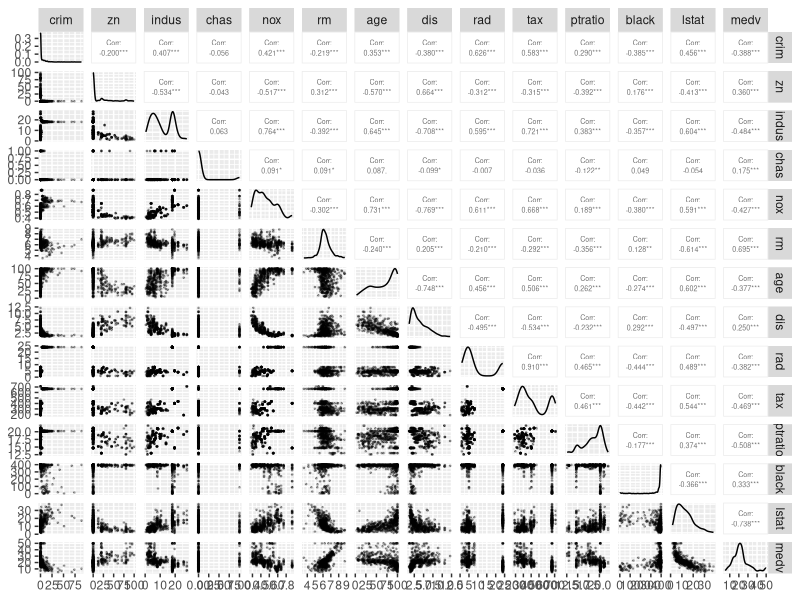
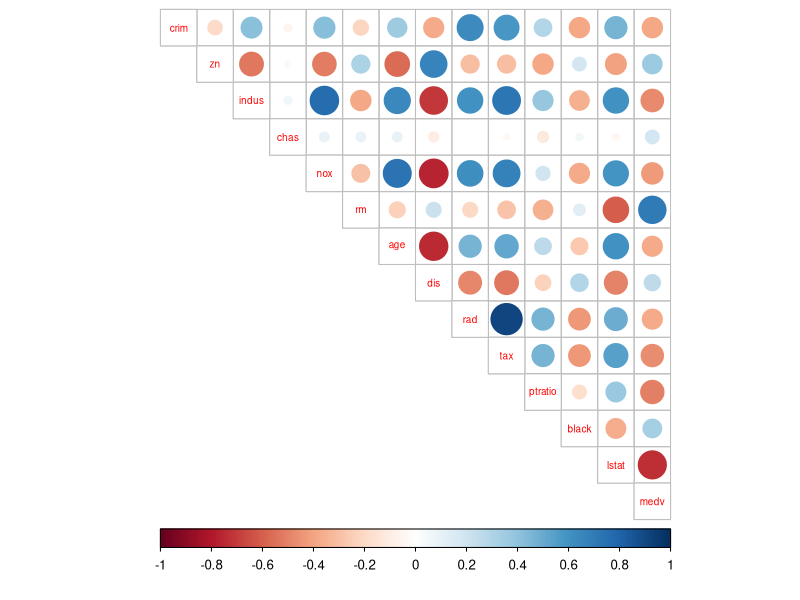
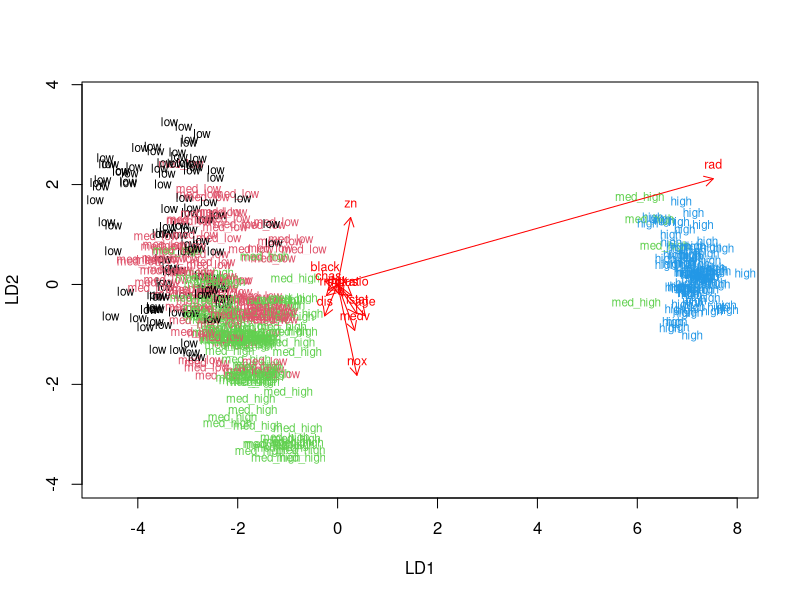
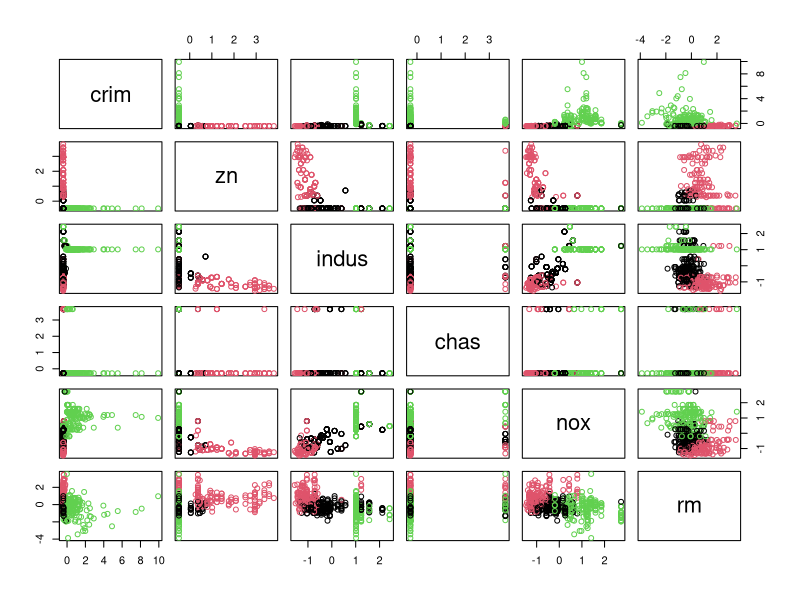
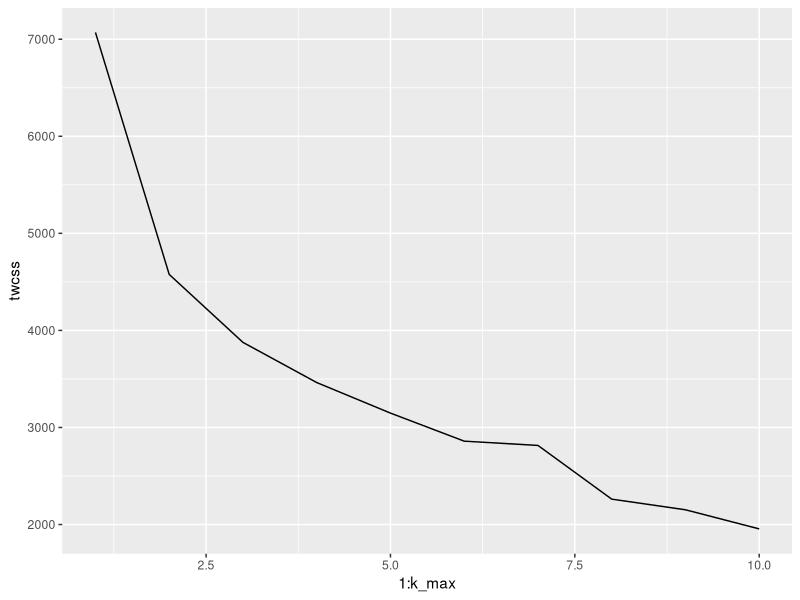
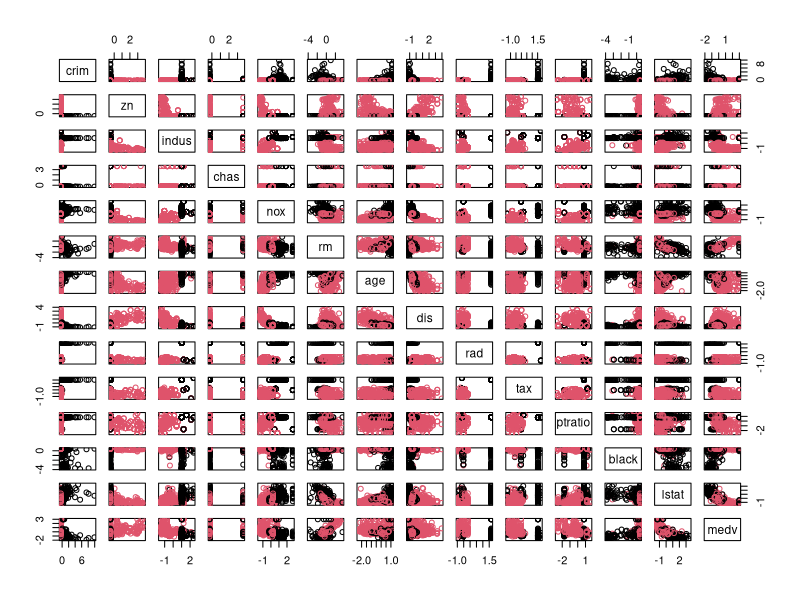

These figures' R source, in order: (Note: a time limit stopped this script after it produced the figures.)
## ---- chunk 1
date()
## ---- chunk 2
# Packages
library(MASS); library(corrplot); library(ggplot2); library(GGally); library(tidyr)
## ---- chunk 3
# Load data

data("Boston")
## ---- chunk 4
# Explore dataset
str(Boston)
## ---- chunk 5
# Summaries of the variables
summary(Boston)
## ---- chunk 6
# Plot matrix

library(GGally)
ggpairs(data = Boston,
        upper = list(continuous = wrap("cor", size=1.8)),
        lower = list(continuous = wrap("points", alpha = 0.3, size=0.3)), progress = F)
## ---- chunk 7
cor_plot <- cor(Boston) %>% 
  round(digits = 2) %>% 
  corrplot(method="circle", type = "upper", cl.pos = "b", tl.pos = "d", tl.cex = 0.6)
## ---- chunk 8
# Standardize

boston_scaled <- as.data.frame(scale(Boston))
summary(boston_scaled) #summaries of the scaled variables
## ---- chunk 9
# Crime rate into categorical variable

bins <- quantile(boston_scaled$crim) #quantiles of crim, to be used as break points
crime <- cut(boston_scaled$crim, breaks = bins, include.lowest = TRUE, labels = c("low", "med_low", "med_high", "high")) #categorical 'crime' variable
table(crime)
boston_scaled <- dplyr::select(boston_scaled, -crim) #drop old crime rate variable
boston_scaled <- data.frame(boston_scaled, crime) #add new crime rate variable
## ---- chunk 10
# Divide dataset to train and test sets

n <- nrow(boston_scaled) #number of rows in scaled Boston dataset 
ind <- sample(n,  size = n * 0.8) #choose randomly 80% of the 506 rows
train <- boston_scaled[ind,] #create train dataset
test <- boston_scaled[-ind,] #create test dataset
## ---- chunk 11
# Fit a linear discriminant analysis

lda.fit <- lda(crime ~ ., data = train)
lda.fit
## ---- chunk 12
# LDA (bi)plot

lda.arrows <- function(x, myscale = 1, arrow_heads = 0.1, color = "red", tex = 0.75, choices = c(1,2)){
  heads <- coef(x)
  arrows(x0 = 0, y0 = 0, 
         x1 = myscale * heads[,choices[1]], 
         y1 = myscale * heads[,choices[2]], col=color, length = arrow_heads)
  text(myscale * heads[,choices], labels = row.names(heads), 
       cex = tex, col=color, pos=3)
}

classes <- as.numeric(train$crime) #crime classes as numeric

plot(lda.fit, dimen = 2, col = classes, pch = classes) #plot
lda.arrows(lda.fit, myscale = 2)
## ---- chunk 13
correct_classes <- test$crime #save crime classes from test dataset
test <- dplyr::select(test, -crime) #remove  crime variable from test dataset

lda.pred <- predict(lda.fit, newdata = test) #predict crime rate with test data

table(correct = correct_classes, predicted = lda.pred$class) #tabulate results
prop.table(table(correct = correct_classes, predicted = lda.pred$class), 1)
## ---- chunk 14
# Data
data("Boston") #reload data
Boston <- as.data.frame(scale(Boston)) #standardize the dataset
## ---- chunk 15
# Distances between the observations

dist_eu <- dist(Boston) #euclidean distance matrix
summary(dist_eu)

dist_man <- dist(Boston, method = "manhattan") #manhattan distance matrix
summary(dist_man)
## ---- chunk 16
# K-means clustering
set.seed(13)
km <- kmeans(Boston, centers = 3)
pairs(Boston[1:6], col = km$cluster) #plot Boston dataset with clusters identified with colors
## ---- chunk 17
# Optimal number of clusters - total within cluster sum of squares (WCSS)
set.seed(123)
k_max <- 10 #max number of clusters
twcss <- sapply(1:k_max, function(k){kmeans(Boston, k)$tot.withinss}) #calculate total within sum of squares by number of clusters
qplot(x = 1:k_max, y = twcss, geom = 'line') #plot number of clusters and the total WCSS
## ---- chunk 18
# K-means clustering - second attempt with two clusters
set.seed(13)
km <- kmeans(Boston, centers = 2)
pairs(Boston, col = km$cluster) #plot Boston dataset with clusters identified with colors

#km$cluster <- as.factor(km$cluster)

ggpairs(data = Boston,
        mapping = aes(color = as.factor(km$cluster), alpha = 0.5),
        upper = list(continuous = wrap("cor", size=1.8)),
        lower = list(continuous = wrap("points", alpha = 0.3, size=0.3)), progress = F)
